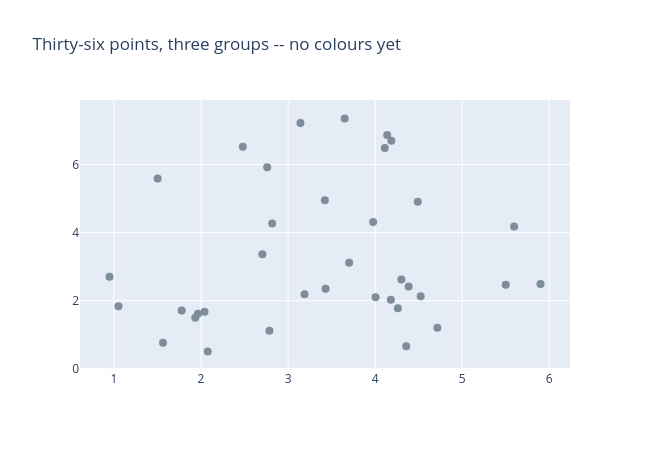

The code cell stored with this chart in its notebook:
### Markdown cell above
**Ingredients.** Thirty-six points in three round groups, twelve each: two groups near each other in the lower-left, one group well separated up top.

### Code cell
from sklearn.datasets import make_blobs

X_init, y_init = make_blobs(n_samples=36, centers=[(2, 2), (5, 2.6), (3.3, 5.8)],
                             cluster_std=0.8, random_state=3)

fig = go.Figure(go.Scatter(x=X_init[:, 0], y=X_init[:, 1], mode="markers",
                            marker=dict(color=DIM, size=8)))
fig.update_layout(title="Thirty-six points, three groups -- no colours yet", width=650, height=450)
fig.show()

### Figure 1 — Plotly figure (JSON) as saved in the notebook; plotly's stock layout.template omitted (floating-point values rounded to 4 significant figures)
{"data": [{"marker": {"color": "#7f8c9a", "size": 8}, "mode": "markers", "type": "scatter", "x": [1.778, 4.523, 1.934, 3.65, 2.077, 5.596, 2.705, 3.189, 4.301, 4.139, 4.187, 4.111, 2.04, 3.422, 2.48, 5.5, 3.431, 4.715, 4.357, 1.052, 2.818, 3.142, 0.9489, 4.261, 2.786, 1.965, 5.899, 4.181, 4.385, 1.501, 2.76, 3.701, 1.564, 4.49, 4.005, 3.977], "y": [1.716, 2.129, 1.498, 7.351, 0.5092, 4.181, 3.368, 2.189, 2.624, 6.867, 6.696, 6.482, 1.676, 4.949, 6.519, 2.472, 2.349, 1.205, 0.6647, 1.835, 4.268, 7.22, 2.708, 1.781, 1.119, 1.618, 2.494, 2.03, 2.416, 5.586, 5.92, 3.117, 0.7628, 4.905, 2.099, 4.311]}], "layout": {"height": 450, "title": {"text": "Thirty-six points, three groups -- no colours yet"}, "width": 650}}
